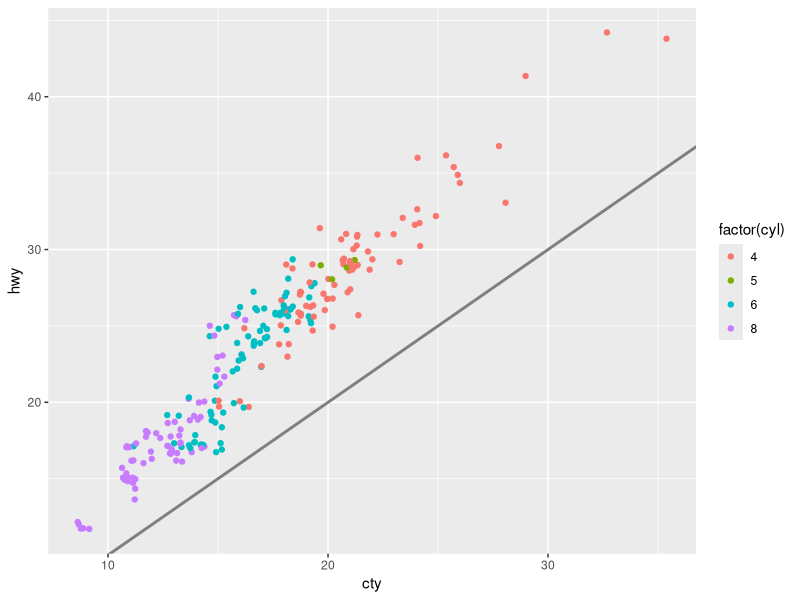
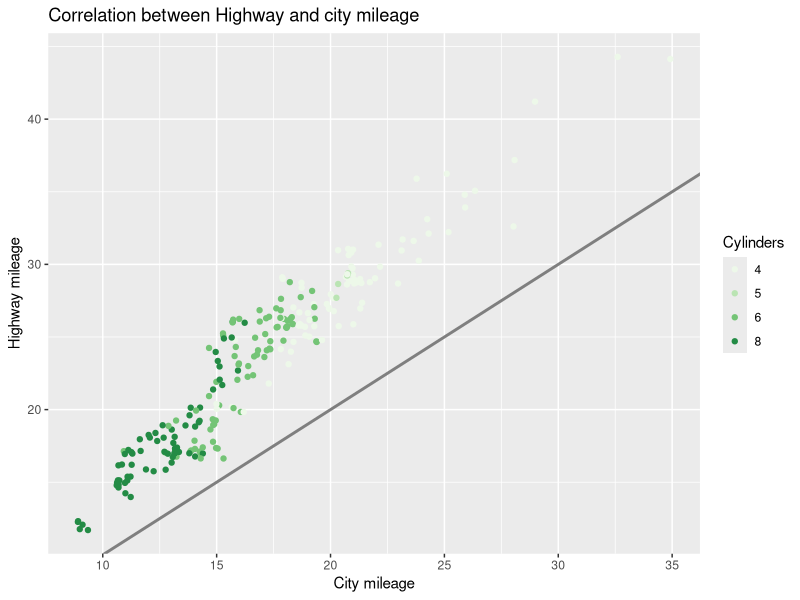
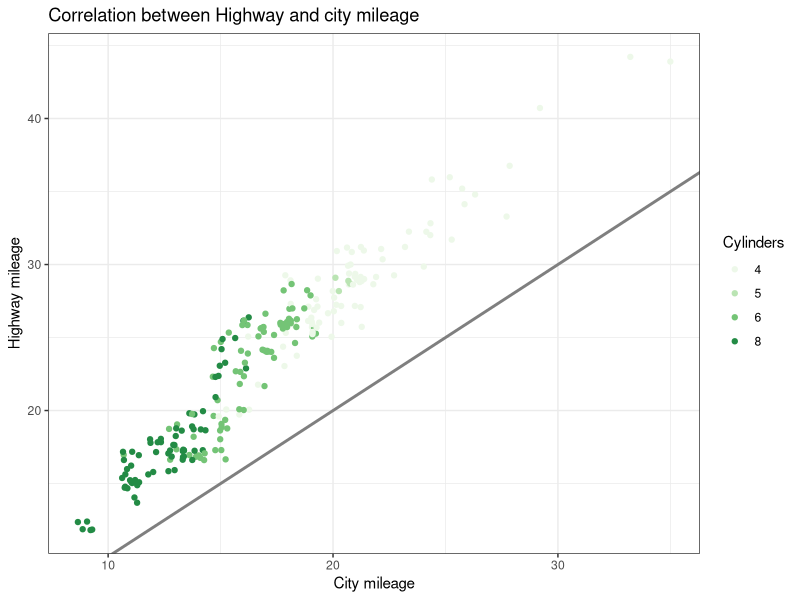
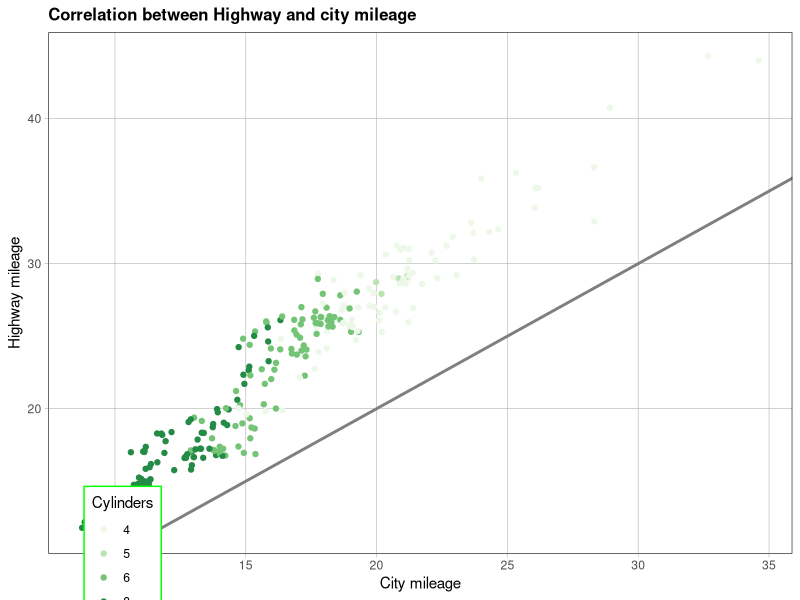

The R source for these figures, in order:
## ---- chunk 1
library(ggplot2)
splot = ggplot(mpg, aes(cty, hwy, color = factor(cyl))) +
  geom_jitter() + 
  geom_abline(colour = "grey50", size = 1)
splot
## ---- chunk 2
labelled = splot +
  labs(
    x = "City mileage",
    y = "Highway mileage",
    colour = "Cylinders",
    title = "Correlation between Highway and city mileage"
  ) +
  scale_colour_brewer(palette = "Set5")
labelled
## ---- chunk 3
labelled + theme_bw()
## ---- chunk 4
labelled +
  theme_bw() + 
  theme(
    plot.title = element_text(face = "bold", size = 12),
    legend.background = element_rect(fill = "white", size = 0.5, colour = "green"),
    legend.position = c(0.1, 0.),
    axis.ticks = element_line(colour = "grey70", size = 0.2),
    panel.grid.major = element_line(colour = "grey70", size = 0.2),
    panel.grid.minor = element_blank()
  )
